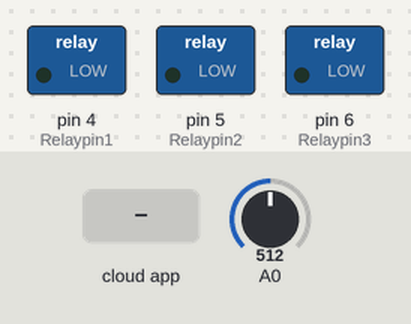
Simulated run of this sketch. Board: Arduino Uno, built with avr-gcc and run on an emulated ATmega328P. On the bench: switched loads named in the sketch (green lamp = pin HIGH). The inputs (shaded band) are chosen by the test bench; at power-on: A0 = 512. The ROS host is connected and sends only what is stated.

Above: at 1.2 s.
1.3 s: the phone or cloud app sets servo_asms to 0
At 2.5 s:
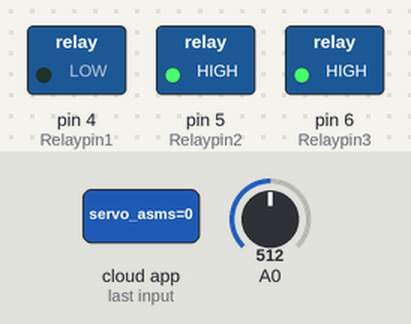
2.8 s: A0 set to 24
4.3 s: A0 set to 20
At 5.3 s:
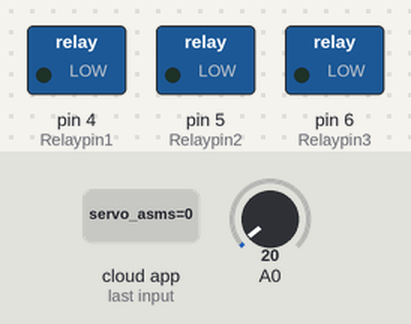
5.8 s: the phone or cloud app sets servo_angle to 100
At 6.2 s:
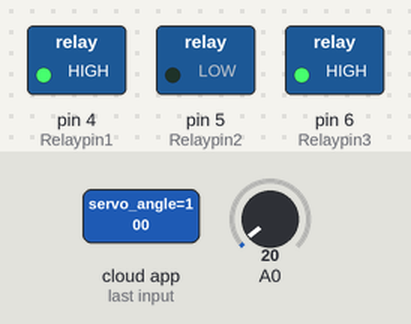
7.3 s: the phone or cloud app sets servo_angle to -100
At 7.7 s:
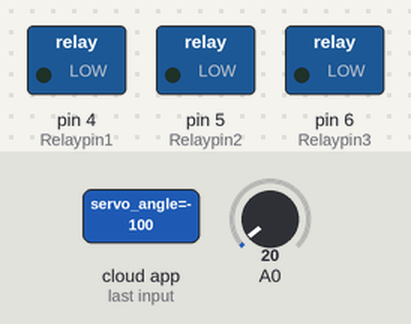
8.8 s: the phone or cloud app sets servo to 100
At 9.9 s:
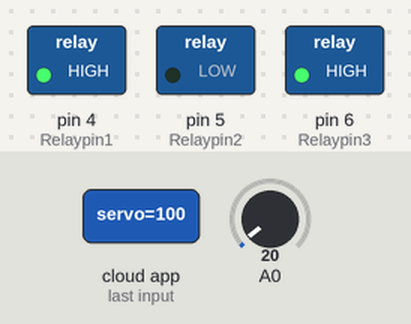
Timing chart, 0 to 11.3 s (numbered marks = the images above; inputs shaded):
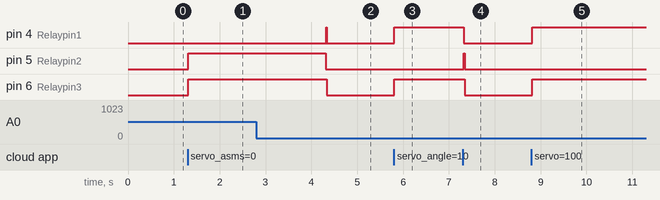

The sketch:

servo_2relay_asms.ino
```cpp
#include <ros.h>
#include <std_msgs/Float32.h>
#include <std_msgs/Int32.h>

void messageCb( const std_msgs::Float32& servo_angle);

ros::NodeHandle nh;
ros::Subscriber<std_msgs::Float32> sub("servo", &messageCb );

std_msgs::Float32 str_msg;
ros::Publisher chatter("chatter", &str_msg);
std_msgs::Float32 str_msg2;
ros::Publisher targett("targett", &str_msg2);

float angle = 0;
float ex = 0;

int Relaypin1 = 4;
int Relaypin2 = 5;
int Relaypin3 = 6;

int resis = A0;
int present_resis;
int relaysafe =  1;

float target = 512;

char Direction = 0; //  -1:왼쪽, 0:정지, 1:오른쪽.

int active = LOW;

void messageCb( const std_msgs::Float32& servo_angle) {
  if (abs(angle - servo_angle.data) > 1) {
    angle = servo_angle.data;
    relaysafe = 1;
  }
}

ros::Subscriber<std_msgs::Float32> angle_sub("servo_angle", messageCb);

void servo_asms(const std_msgs::Int32& servo_msg) {
  switch (servo_msg.data) {
    case 0:
      active = HIGH;
      break;

    case 1:
      active = HIGH;
      break;

    case 2:
      active = HIGH;
      break;

    case 3:
      active = LOW;
      break;

    case 4:
      active = LOW;
      break;
  }
}

ros::Subscriber<std_msgs::Int32> servo_asms_sub("servo_asms", servo_asms);

void actuator_stop() {
  digitalWrite (Relaypin1, LOW);
  digitalWrite (Relaypin2, LOW);
  digitalWrite (Relaypin3, LOW);

}

void actuator_right() {
  digitalWrite (Relaypin1, HIGH);
  digitalWrite (Relaypin2, LOW);
  digitalWrite(Relaypin3, HIGH);

}

void actuator_left() {
  digitalWrite (Relaypin1, LOW);
  digitalWrite (Relaypin2, HIGH);
  digitalWrite(Relaypin3, HIGH);

}

void setup() {
  nh.initNode();
  nh.subscribe(angle_sub);
  nh.subscribe(sub);
  nh.subscribe(servo_asms_sub);
  nh.advertise(chatter);
  nh.advertise(targett);

  pinMode(Relaypin1, OUTPUT);
  pinMode(Relaypin2, OUTPUT);
  pinMode(Relaypin3, OUTPUT);

  actuator_stop();
  relaysafe = 1;
}

void loop() {
  nh.spinOnce();
  delay(10);

  if (active == HIGH) {
    angle = constrain(angle, 30, 150);
    target = map(angle, 30, 150, 20, 970);
    target = constrain(target, 20, 970);
    present_resis = analogRead(A0);

    str_msg.data = present_resis;
    chatter.publish( &str_msg );

    str_msg2.data = target;
    targett.publish( &str_msg2 );
    if (relaysafe == 1) {

      if (present_resis > (target + 1)) {
        Direction = -1;
        actuator_left();

      } else if (present_resis < (target - 1)) {
        actuator_right();
        Direction = 1;
      } else {

        switch (Direction) {

          case 1:
            delay(10);
            actuator_stop();
            delay(1);
            actuator_left();
            delay(20);
            actuator_stop();
            Direction = 0;
            relaysafe = 0;
            break;

          case -1:
            delay(10);
            actuator_stop();
            delay(1);
            actuator_right();
            delay(20);
            Direction = 0;
            actuator_stop();
            relaysafe = 0;
            break;

          case 0:
            actuator_stop();
            break;

            relaysafe = 0;
        }
      }
    }
    else {
      actuator_stop();
    }
  }

  else {
    actuator_stop();
  }
}
```

Measured:
- the behaviour switches between 22 and 21 on A0 (found by bisection; images 1 and 2)
- after the input at 1.3 s, pin 5 (Relaypin2), pin 6 (Relaypin3): LOW → HIGH at once
- after the input at 2.8 s, every drawn part: stays the same
- after the input at 4.3 s, pin 4 (Relaypin1): LOW → HIGH at once, → LOW 0.02 s later; pin 5 (Relaypin2), pin 6 (Relaypin3): HIGH → LOW at once
- after the input at 5.8 s, pin 4 (Relaypin1), pin 6 (Relaypin3): LOW → HIGH at once
- after the input at 7.3 s, pin 4 (Relaypin1), pin 6 (Relaypin3): HIGH → LOW at once; pin 5 (Relaypin2): LOW → HIGH at once, → LOW 0.02 s later
- after the input at 8.8 s, pin 4 (Relaypin1), pin 6 (Relaypin3): LOW → HIGH at once
